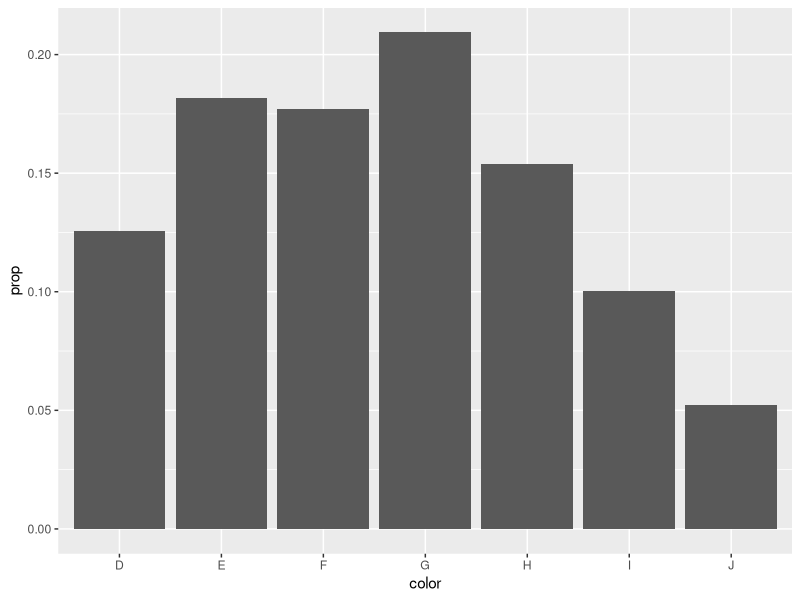
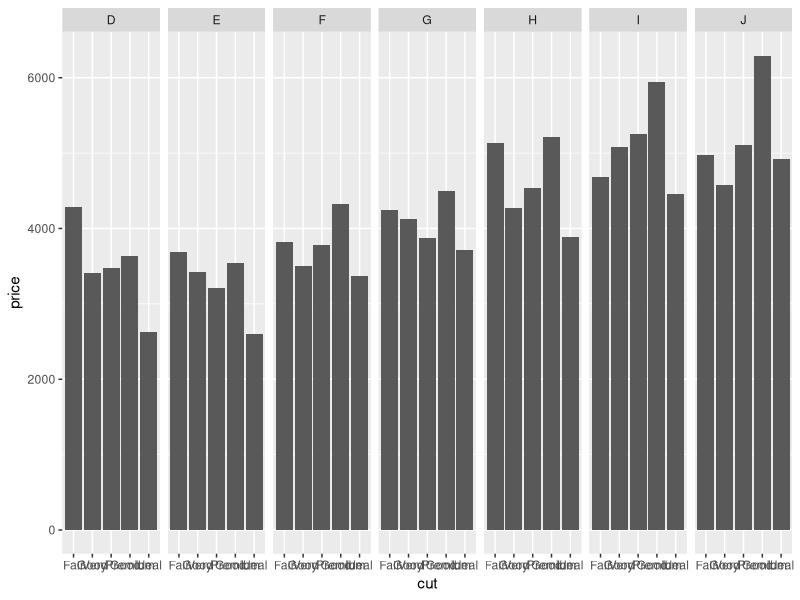

Reproduce these figures in R, in order.
data("diamonds", package = "ggplot2")
df = diamonds # 복사(복제)
head(df, 2)

table(df$color)
prop.table(table(df$color))
tb_color = as.data.frame(prop.table(table(df$color)))
tb_color

colnames(tb_color)
colnames(tb_color) = c("color", "prop")
tb_color

library("ggplot2")
ggplot(data = tb_color, aes(x = color, y = prop)) + 
  geom_col()

# write.csv(tb_color, "diamonds_color_prop.csv",
#           row.names = FALSE)

unique(df$color)
length(df$color)
length(unique(df$color))

df_agg = aggregate(data = df, price ~ cut, FUN = "mean")
df_agg

# write.csv(df_agg, "diamonds_price_cut_mean.csv",
#           row.names = FALSE)

df_agg2 = aggregate(data = df, price ~ cut + color,
                    FUN = "mean")
head(df_agg2)

ggplot(data = df_agg2,
       aes(x = cut, y = price)) + 
  geom_col() +
  facet_wrap(~ color, nrow = 1)
